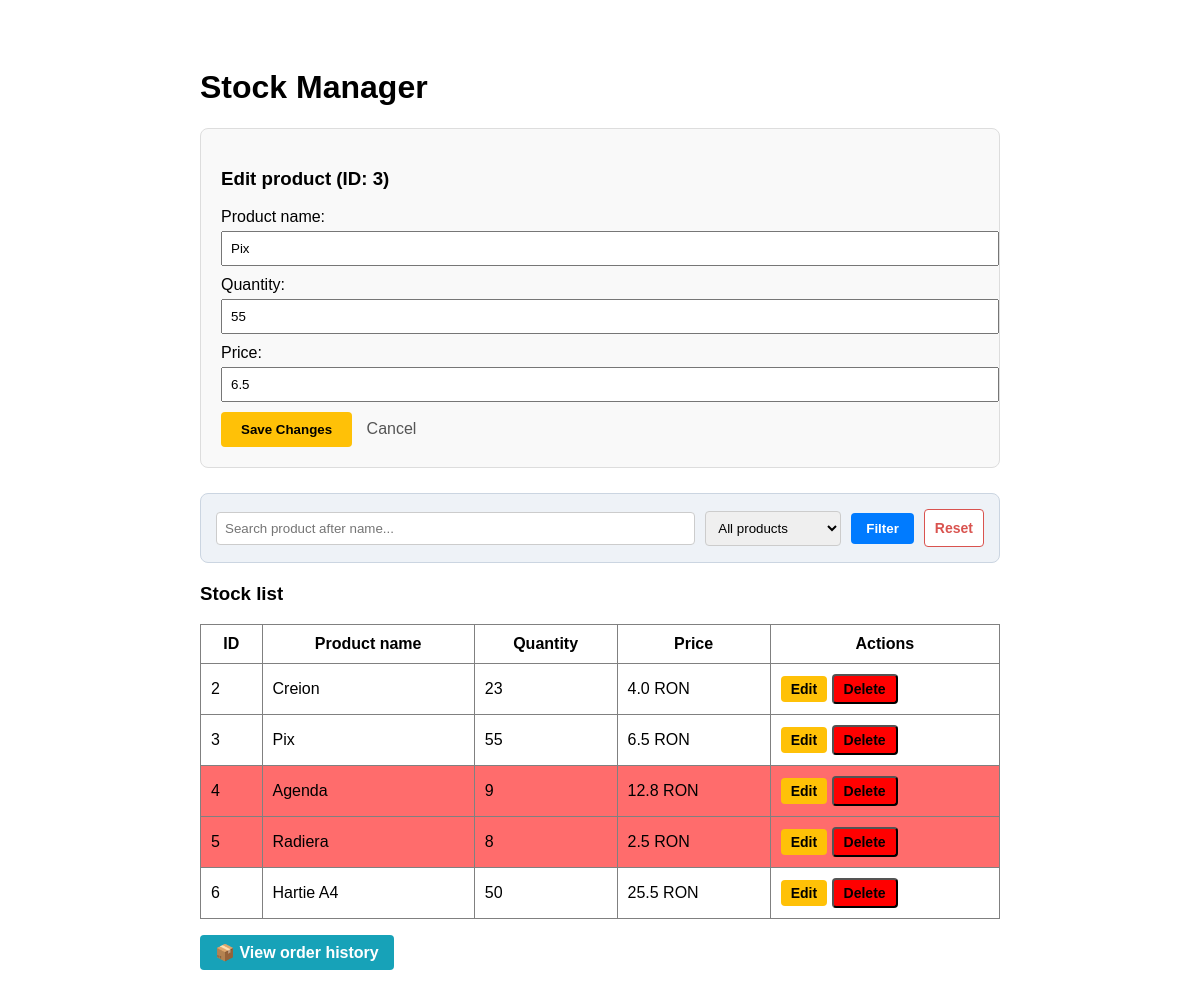
The page /edit/3 on the database its author committed.
### tables this page shows
CREATE TABLE products (
            id INTEGER PRIMARY KEY AUTOINCREMENT,
            name TEXT NOT NULL,
            quantity INTEGER NOT NULL,
            price REAL NOT NULL
        );

### app.py (the view)
@app.route('/edit/<int:id>')
def edit_product(id):
    conn = get_db_connection()
    products = conn.execute('SELECT * FROM products').fetchall()
    product_to_edit = conn.execute('SELECT * FROM products WHERE id = ?', (id,)).fetchone()
    conn.close()
    return render_template('index.html', products=products, product_to_edit=product_to_edit)

### app.py (called while the page is built)
def get_db_connection():
    conn = sqlite3.connect('stock.db') # deschide conexiunea la baza de date
    conn.row_factory = sqlite3.Row # permite accesarea coloanelor din baza de date ca și cum ar fi atribute ale unui obiect
    return conn # returnează obiectul de conexiune creat

@app.context_processor
def inject_low_stock_count():
    try:
        conn = get_db_connection()
        count = conn.execute('SELECT COUNT(*) FROM products WHERE quantity <= 5').fetchone()[0]
        conn.close()
    except:
        count = 0
    return dict(low_stock_count=count)

### templates/index.html (shortened to what this page needs)
<!DOCTYPE html>
<html lang="ro">
<head>
    <link rel="stylesheet" href="{{ url_for('static', filename='style.css') }}">
</head>
<body>
    <div class="container" style="padding: 40px; font-family: sans-serif; max-width: 800px; margin: auto;">
        <h1>Stock Manager</h1>
        <div class="card-add">
            <h3>{% if product_to_edit %}Edit product (ID: {{ product_to_edit.id }}){% else %}Add new product{% endif %}</h3>
            <form action="{% if product_to_edit %}/update/{{ product_to_edit.id }}{% else %}/add{% endif %}" method="POST">
                <div style="margin-bottom: 10px;">
                    <label>Product name:</label><br>
                    <input type="text" name="name" value="{{ product_to_edit.name if product_to_edit else '' }}" required style="width: 100%; padding: 8px; margin-top: 5px;">
                </div>
                <div style="margin-bottom: 10px;">
                    <label>Quantity:</label><br>
                    <input type="number" name="quantity" value="{{ product_to_edit.quantity if product_to_edit else '' }}" required style="width: 100%; padding: 8px; margin-top: 5px;">
                </div>
                <div style="margin-bottom: 10px;">
                    <label>Price:</label><br>
                    <input type="number" step="0.01" name="price" value="{{ product_to_edit.price if product_to_edit else '' }}" required style="width: 100%; padding: 8px; margin-top: 5px;">
                </div>
                <button type="submit" class="btn-form {% if product_to_edit %}btn-edit{% else %}btn-add{% endif %}">
                    {% if product_to_edit %}Save Changes{% else %}Add Product{% endif %}
                </button>
                {% if product_to_edit %}
                <a href="/" style="margin-left: 10px; text-decoration: none; color: #555;">Cancel</a>
                {% endif %}
            </form>
        </div>
        <div style="background: #eef2f7; padding: 15px; margin-bottom: 20px; border-radius: 8px; border: 1px solid #cbd5e1;">
            <form method="GET" action="/search" style="display: flex; gap: 10px; align-items: center; flex-wrap: wrap;">
                <input type="text" name="search" value="{{ search }}" placeholder="Search product after name..." style="flex: 1; padding: 8px; border: 1px solid #ccc; border-radius: 4px; min-width: 200px;">
                <select name="filter" style="padding: 8px; border: 1px solid #ccc; border-radius: 4px;">
                    <option value="all" {% if filter_status == 'all' %}selected{% endif %}>All products</option>
                </select>
                <button type="submit" style="background: #007bff; color: white; border: none; padding: 8px 15px; border-radius: 4px; cursor: pointer; font-weight: bold;">Filter</button>
                {% if search or filter_status != 'all' %}
                <a href="/" style="text-decoration: none; background: white; padding: 10px; border: 1px solid #d9534f; border-radius: 4px; color: #d9534f; font-weight: bold; font-size: 14px;">Reset</a>
                {% endif %}
            </form>
        </div>
        <h3>Stock list</h3>
        <table border="1" cellpadding="10" cellspacing="0" style="width: 100%; border-collapse: collapse;">
            <tr>
                <th>ID</th>
                <th>Product name</th>
                <th>Quantity</th>
                <th>Price</th>
                <th>Actions</th>
            </tr>
            {% for product in products %}
            <tr bgcolor="{% if product.quantity <= 10 %}#ff6c6c{% else %}transparent{% endif %}">
                <td>{{ product.id }}</td>
                <td>{{ product.name }}</td>
                <td>{{ product.quantity }}</td>
                <td>{{ product.price }} RON</td>
                <td>
                    <a href="/edit/{{ product.id }}" style="background: #ffc107; color: black; padding: 5px 10px; text-decoration: none; border-radius: 4px; font-size: 14px; font-weight: bold;">Edit</a>
                    <form action="/delete/{{ product.id }}" method="POST" style="display: inline;">
                        <button type="submit" class="btn-delete" onclick="return confirm('Are you sure you want to delete this product?');">Delete</button>
                    </form>
                </td>
            </tr>
            {% endfor %}
        </table>
        <p><a href="/orders" style="text-decoration: none; background: #17a2b8; color: white; padding: 8px 15px; border-radius: 4px; font-weight: bold; display: inline-block; margin-bottom: 20px;">📦 View order history</a></p>
    </div>
</body>
</html>

### static/style.css (style rules this page uses)
.card-add { background: #f9f9f9; border: 1px solid #ddd; padding: 20px; margin-bottom: 25px; border-radius: 8px; }
.btn-form { padding: 10px 20px; border: none; border-radius: 4px; cursor: pointer; font-weight: bold; }
.btn-edit { background: #ffc107; color: black; }
.btn-delete { background: #ff0000; color: black; padding: 5px 10px; text-decoration: none; border-radius: 4px; font-size: 14px; font-weight: bold; }

### rows shown on the page
products: id "3", name "Pix", quantity "55", price "6.5"
products: id "2", name "Creion", quantity "23", price "4.0"
products: id "4", name "Agenda", quantity "9", price "12.8"
products: id "5", name "Radiera", quantity "8", price "2.5"
products: id "6", name "Hartie A4", quantity "50", price "25.5"
